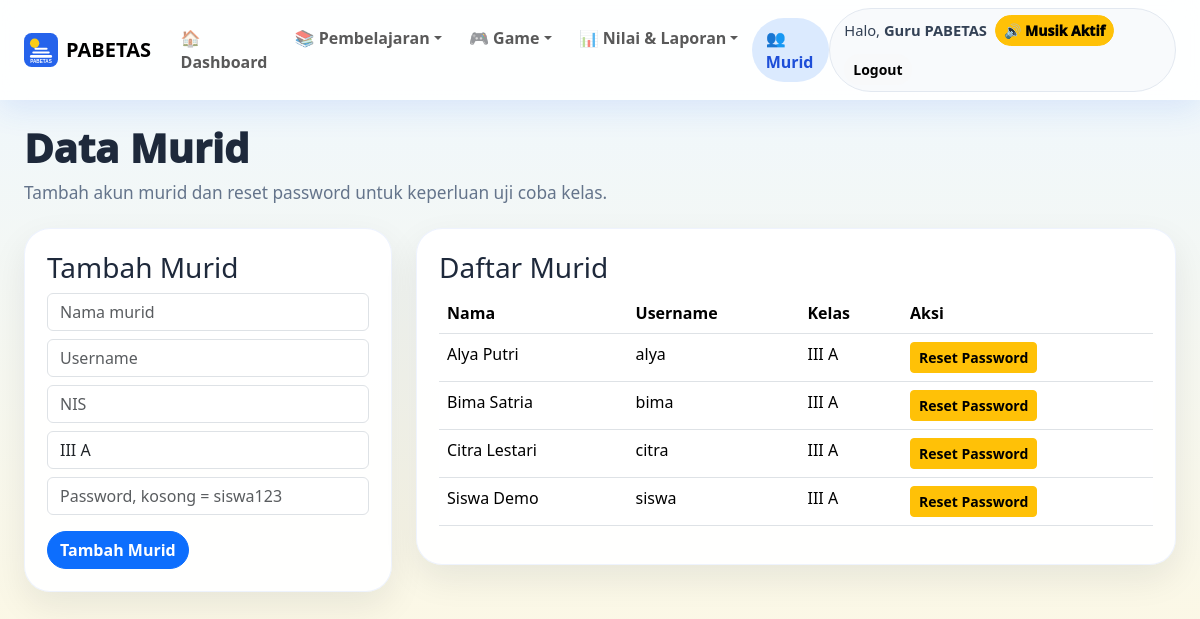
The app's page /teacher/students.php (signed in) with its own data.
### tables this page shows
CREATE TABLE users (
  id INT AUTO_INCREMENT PRIMARY KEY,
  name VARCHAR(120) NOT NULL,
  username VARCHAR(60) NOT NULL UNIQUE,
  password VARCHAR(255) NOT NULL,
  role ENUM('guru','murid') NOT NULL,
  status TINYINT(1) NOT NULL DEFAULT 1,
  avatar_key VARCHAR(40) NOT NULL DEFAULT 'rocket',
  created_at TIMESTAMP DEFAULT CURRENT_TIMESTAMP
);

CREATE TABLE students (
  id INT AUTO_INCREMENT PRIMARY KEY,
  user_id INT NOT NULL,
  nis VARCHAR(40) NULL,
  class_name VARCHAR(60) DEFAULT 'III A',
  gender VARCHAR(20) NULL,
  created_at TIMESTAMP DEFAULT CURRENT_TIMESTAMP,
  CONSTRAINT fk_students_user FOREIGN KEY(user_id) REFERENCES users(id) ON DELETE CASCADE
);

### app/helpers.php (called while the page is built, shortened)
<?php
function e($value) {
    return htmlspecialchars((string)$value, ENT_QUOTES, 'UTF-8');
}
function url($path = '') {
    $base = rtrim(APP_URL, '/');
    $path = ltrim($path, '/');
    return $base . '/' . $path;
}

### app/db.php (called while the page is built)
<?php
function db() {
    static $pdo = null;
    if ($pdo instanceof PDO) {
        return $pdo;
    }
    $dsn = 'mysql:host=' . DB_HOST . ';port=' . DB_PORT . ';dbname=' . DB_NAME . ';charset=' . DB_CHARSET;
    try {
        $pdo = new PDO($dsn, DB_USER, DB_PASS, [
            PDO::ATTR_ERRMODE => PDO::ERRMODE_EXCEPTION,
            PDO::ATTR_DEFAULT_FETCH_MODE => PDO::FETCH_ASSOC,
            PDO::ATTR_EMULATE_PREPARES => false,
        ]);
        return $pdo;
    } catch (PDOException $e) {
        if (defined('APP_DEBUG') && APP_DEBUG) {
            exit('<h2>Koneksi database gagal</h2><p>' . htmlspecialchars($e->getMessage()) . '</p><p>Jalankan <b>/install.php</b> atau import <b>database/pabetas_advanced.sql</b>.</p>');
        }
        exit('Koneksi database gagal. Hubungi administrator.');
    }
}

### app/auth.php (called while the page is built, shortened)
<?php
function current_user() {
    static $user = null;
    if ($user !== null) return $user;
    $stmt = db()->prepare('SELECT id, name, username, role, status, avatar_key FROM users WHERE id=? LIMIT 1');
    $stmt->execute([$_SESSION['user_id']]);
    $user = $stmt->fetch();
    return $user ?: null;
}
function require_login() {
    if (!current_user()) {
        redirect('login.php');
    }
}
function require_role($role) {
    require_login();
}

### public/teacher/students.php (the view, shortened to what this page needs)
<?php
require_once __DIR__ . '/../../app/layout.php';
require_role('guru');
$pdo = db();
$students=$pdo->query('SELECT u.*, s.class_name, s.nis FROM users u LEFT JOIN students s ON s.user_id=u.id WHERE u.role="murid" ORDER BY u.name')->fetchAll();
render_header('Data Murid','students');
?>
<div class="page-title"><h1>Data Murid</h1><p>Tambah akun murid dan reset password untuk keperluan uji coba kelas.</p></div>
<div class="row g-4"><div class="col-lg-4"><div class="panel-card"><h3>Tambah Murid</h3><form method="post"><?= csrf_field() ?><input type="hidden" name="action" value="create"><input class="form-control mb-2" name="name" placeholder="Nama murid" required><input class="form-control mb-2" name="username" placeholder="Username" required><input class="form-control mb-2" name="nis" placeholder="NIS"><input class="form-control mb-2" name="class_name" value="III A" placeholder="Kelas"><input type="password" class="form-control mb-3" name="password" placeholder="Password, kosong = siswa123"><button class="btn btn-primary rounded-pill">Tambah Murid</button></form></div></div>
<div class="col-lg-8"><div class="panel-card"><h3>Daftar Murid</h3><div class="table-responsive"><table class="table"><thead><tr><th>Nama</th><th>Username</th><th>Kelas</th><th>Aksi</th></tr></thead><tbody><?php foreach($students as $s): ?><tr><td><?= e($s['name']) ?></td><td><?= e($s['username']) ?></td><td><?= e($s['class_name'] ?: '-') ?></td><td><form method="post" class="d-inline"><?= csrf_field() ?><input type="hidden" name="action" value="reset"><input type="hidden" name="user_id" value="<?= $s['id'] ?>"><button class="btn btn-sm btn-warning">Reset Password</button></form></td></tr><?php endforeach; ?></tbody></table></div></div></div></div>
<?php render_footer(); ?>

### app/layout.php (shortened to what this page needs)
<?php
function nav_active(array $items, string $active): string {
    return in_array($active, $items, true) ? 'active' : '';
}
function sound_context_from_active(string $active, bool $isGuru): string {
    if ($isGuru) {
        return 'teacher';
    }
    return 'home';
}
function render_header($title, $active = '') {
    $user = current_user();
    $isGuru = $user && $user['role'] === 'guru';
    $soundContext = sound_context_from_active($active, $isGuru);
    ?>
<!doctype html>
<html lang="id">
<head>
    <link href="https://cdn.jsdelivr.net/npm/bootstrap@5.3.3/dist/css/bootstrap.min.css" rel="stylesheet">
    <link rel="stylesheet" href="<?= url('assets/css/style.css?v=9') ?>">
</head>
<body data-sound-context="<?= e($soundContext) ?>">
<nav class="navbar navbar-expand-lg navbar-pabetas sticky-top">
    <div class="container-fluid px-3 px-md-4">
        <a class="navbar-brand fw-black d-flex align-items-center gap-2" href="<?= url($isGuru ? 'teacher/dashboard.php' : 'student/dashboard.php') ?>">
            <img src="<?= url(SCHOOL_LOGO) ?>" class="logo-sm" alt="Logo"> <span>PABETAS</span>
        </a>
        <div class="collapse navbar-collapse" id="navMain">
            <ul class="navbar-nav me-auto mb-2 mb-lg-0 nav-compact">
                <?php if ($isGuru): ?>
                    <li class="nav-item"><a class="nav-link <?= $active==='dashboard'?'active':'' ?>" href="<?= url('teacher/dashboard.php') ?>">🏠 Dashboard</a></li>
                    <li class="nav-item dropdown">
                        <a class="nav-link dropdown-toggle <?= nav_active(['materials','questions','quizzes','essay_sets','learning_flow','reflections'], $active) ?>" href="#" data-bs-toggle="dropdown">📚 Pembelajaran</a>
                    </li>
                    <li class="nav-item dropdown">
                        <a class="nav-link dropdown-toggle <?= nav_active(['rooms','live_games','weekly'], $active) ?>" href="#" data-bs-toggle="dropdown">🎮 Game</a>
                    </li>
                    <li class="nav-item dropdown">
                        <a class="nav-link dropdown-toggle <?= nav_active(['grading','academic','reports'], $active) ?>" href="#" data-bs-toggle="dropdown">📊 Nilai & Laporan</a>
                    </li>
                    <li class="nav-item"><a class="nav-link <?= $active==='students'?'active':'' ?>" href="<?= url('teacher/students.php') ?>">👥 Murid</a></li>
                <?php endif; ?>
            </ul>
            <?php if ($user): ?>
            <div class="nav-user-box">
                <span>Halo, <b><?= e($user['name']) ?></b></span>
                <button type="button" class="btn btn-outline-light btn-sm rounded-pill" id="soundToggle" title="Aktifkan suara">🔊 Suara</button>
                <a class="btn btn-light btn-sm rounded-pill" href="<?= url('logout.php') ?>">Logout</a>
            </div>
            <?php endif; ?>
        </div>
    </div>
</nav>
<main class="container-fluid px-3 px-md-4 py-4">
    <?php
}
function render_footer() {
    ?>
</main>
</body>
</html>
    <?php
}

### public/assets/css/style.css (style rules this page uses)
:root { --blue:#2563eb;--sky:#38bdf8;--yellow:#facc15;--red:#fb7185;--purple:#8b5cf6;--dark:#1e293b;--soft:#f8fafc;--green:#22c55e }
* { box-sizing:border-box }
body { background:linear-gradient(180deg,#eef7ff 0%,#fff8df 100%);font-family:system-ui,-apple-system,BlinkMacSystemFont,"Segoe UI",sans-serif;color:var(--dark);min-height:100vh }
.fw-black { font-weight:900 }
.navbar-pabetas { background:rgba(255,255,255,.9);backdrop-filter:blur(14px);box-shadow:0 8px 30px rgba(37,99,235,.12) }
.navbar-pabetas .nav-link { font-weight:700;border-radius:999px;padding:.5rem .85rem!important }
.navbar-pabetas .nav-link.active,.navbar-pabetas .nav-link:hover { background:#dbeafe;color:#1d4ed8 }
.logo-sm { width:34px;height:34px }
.page-hero h1,.student-hero h1,.page-title h1 { font-weight:1000 }
.page-title { margin-bottom:22px }
.page-title p { color:#64748b;font-size:1.08rem }
.stat-card,.panel-card,.feature-card,.lesson-card,.question-card { background:rgba(255,255,255,.94);border:1px solid rgba(37,99,235,.08);border-radius:26px;padding:22px;box-shadow:0 14px 35px rgba(15,23,42,.08) }
.nav-user-box { display:flex;align-items:center;gap:10px;background:#f8fafc;border:1px solid #e2e8f0;border-radius:999px;padding:6px 8px 6px 14px }
.nav-user-box span { font-size:.92rem;color:#334155 }
.btn { font-weight:850 }
.nav-user-box { display:flex;align-items:center;gap:.5rem;flex-wrap:wrap }
.lesson-card,.panel-card { overflow-wrap:anywhere }
#soundToggle { font-weight:1000;white-space:nowrap }
.nav-user-box #soundToggle { min-width:116px }
.option-box,.btn,.role-card,.avatar-choice,.mood-option { transition:transform .16s ease, box-shadow .16s ease, background .16s ease }

### records on screen
users: name "Guru PABETAS"
students: user.name "Alya Putri", user.username "alya", class_name "III A"
students: user.name "Bima Satria", user.username "bima", class_name "III A"
students: user.name "Citra Lestari", user.username "citra", class_name "III A"
students: user.name "Siswa Demo", user.username "siswa", class_name "III A"
